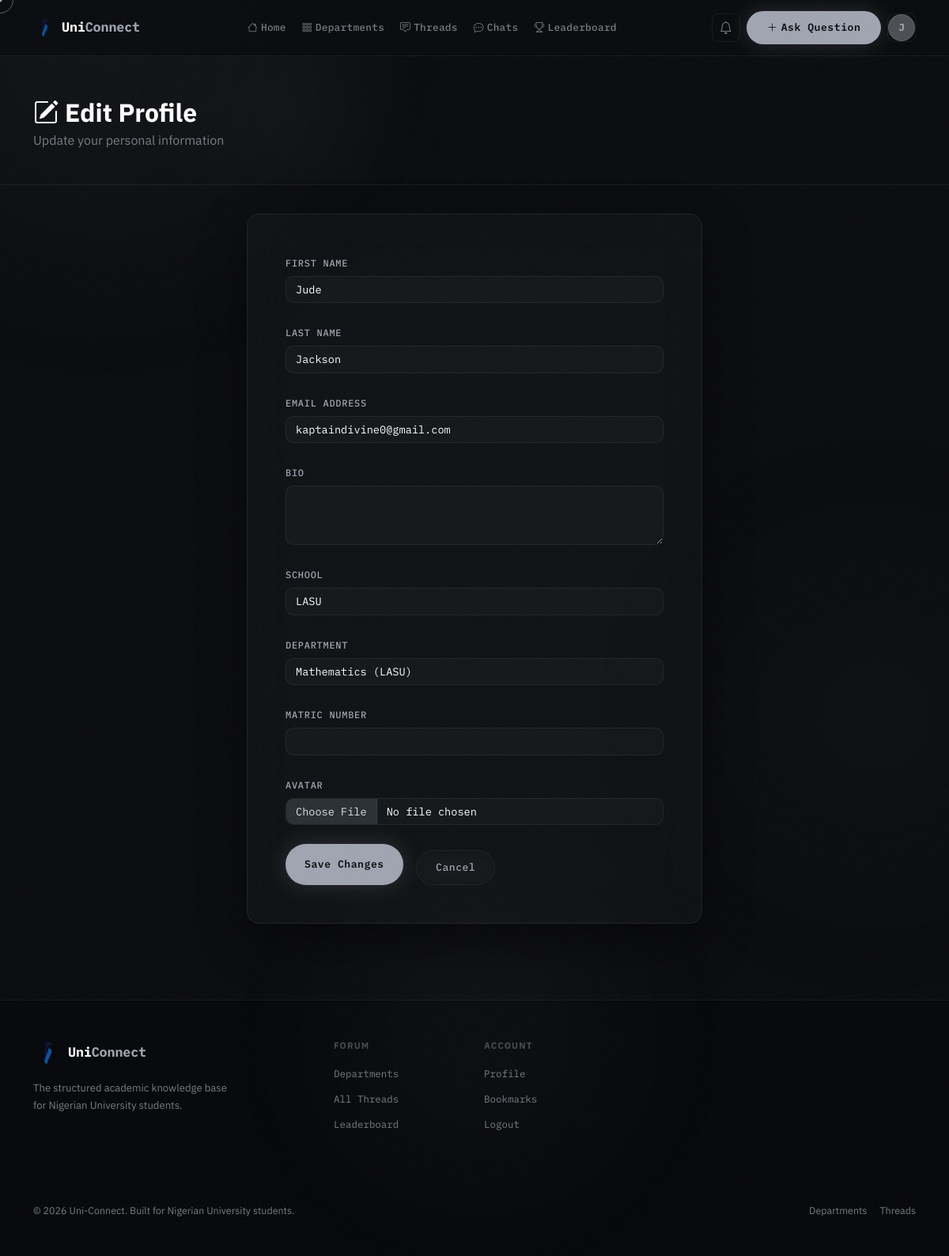
/accounts/profile/edit/ (signed in), run on the app's committed database.
### accounts/models.py (models this page shows, shortened)
class User(AbstractUser):
    ROLE_CHOICES = [
        ('student', 'Student'),
        ('lecturer', 'Lecturer'),
        ('admin', 'Admin'),
    ]
    is_email_verified = models.BooleanField(default=False)
    role = models.CharField(max_length=20, choices=ROLE_CHOICES, default='student')
    school = models.ForeignKey(
        'forum.School', on_delete=models.SET_NULL, null=True, blank=True, related_name='members'
    )
    department = models.ForeignKey(
        'forum.Department', on_delete=models.SET_NULL, null=True, blank=True, related_name='members'
    )
    matric_number = models.CharField(max_length=20, blank=True)
    bio = models.TextField(blank=True)
    avatar = models.ImageField(upload_to='avatars/', blank=True, null=True)
    reputation = models.IntegerField(default=0)
    created_at = models.DateTimeField(auto_now_add=True)

### accounts/views.py (the view)
# urls.py: path('profile/edit/', views.edit_profile_view, name='edit_profile'),
@login_required
def edit_profile_view(request):
    if request.method == "POST":
        form = ProfileEditForm(
            request.POST,
            request.FILES,
            instance=request.user,
        )
        if form.is_valid():
            form.save()
            messages.success(request, "Profile updated successfully!")
            return redirect("accounts:profile")
    else:
        form = ProfileEditForm(instance=request.user)
    return render(
        request,
        "accounts/edit_profile.html",
        {
            "form": form,
        },
    )

### forum/context_processors.py (called while the page is built)
def unread_notifications(request):
    count = 0
    if request.user.is_authenticated:
        count = request.user.notifications.filter(is_read=False).count()
    return {'unread_notification_count': count}

### forum/models.py (called while the page is built)
    def __str__(self):
        return self.short_name or self.name

    def __str__(self):
        if self.school_id:
            return f"{self.name} ({self.school})"
        return self.name

### templates/accounts/edit_profile.html (shortened to what this page needs)
{% extends 'base.html' %}
{% block content %}
<div class="page-header">
  <div class="container">
    <h1 class="h2 fw-bold text-white mb-1"><i class="bi bi-pencil-square me-2"></i>Edit Profile</h1>
    <p class="text-muted mb-0">Update your personal information</p>
  </div>
</div>
<div class="container pb-5" style="max-width:600px;">
  <div class="glass-panel p-5">
    <form method="post" enctype="multipart/form-data">
      {% for field in form %}
      <div class="mb-4">
        <label class="form-label">{{ field.label }}</label>
        {{ field }}
      </div>
      {% endfor %}
      <div class="d-flex gap-3">
        <button type="submit" class="btn btn-primary-glow px-4">Save Changes</button>
        <a href="{% url 'accounts:profile' %}" class="btn btn-outline-glass px-4">Cancel</a>
      </div>
    </form>
  </div>
</div>
{% endblock %}

### templates/base.html (shortened to what this page needs)
<!doctype html>
<html lang="en" data-bs-theme="dark">
  <head>
    <link
      rel="stylesheet"
      href="https://cdn.jsdelivr.net/npm/bootstrap@5.3.3/dist/css/bootstrap.min.css"
    />
    <link
      rel="stylesheet"
      href="https://cdn.jsdelivr.net/npm/bootstrap-icons@1.11.3/font/bootstrap-icons.min.css"
    />
    {% load static %}
    <link rel="stylesheet" href="{% static 'css/main.css' %}" />
  </head>
  <body class="{% block body_class %}{% endblock %}">
    <div class="ambient-orb orb-1" aria-hidden="true"></div>
    <div class="ambient-orb orb-2" aria-hidden="true"></div>
    <nav class="navbar navbar-expand-lg glass-nav">
      <div class="container">
        <a
          class="navbar-brand d-flex align-items-center gap-2"
          href="{% url 'forum:home' %}"
        >
          <img
            src="{% static 'logo-removebg-preview.png' %}"
            alt="Uni-Connect logo"
            class="site-logo navbar-logo"
          />
          <span class="brand-name"
            >Uni<span class="text-accent">Connect</span></span
          >
        </a>
        <div class="collapse navbar-collapse" id="navMain">
          <ul class="navbar-nav mx-auto gap-1">
            <li class="nav-item">
              <a class="nav-link nav-pill" href="{% url 'forum:home' %}"
                ><i class="bi bi-house me-1"></i>Home</a
              >
            </li>
            <li class="nav-item">
              <a class="nav-link nav-pill" href="{% url 'forum:departments' %}"
                ><i class="bi bi-grid-3x3-gap me-1"></i>Departments</a
              >
            </li>
            <li class="nav-item">
              <a class="nav-link nav-pill" href="{% url 'forum:thread_list' %}"
                ><i class="bi bi-chat-square-text me-1"></i>Threads</a
              >
            </li>
            {% if user.is_authenticated %}
            <li class="nav-item">
              <a class="nav-link nav-pill" href="{% url 'forum:chat_list' %}"
                ><i class="bi bi-chat-dots me-1"></i>Chats</a
              >
            </li>
            {% endif %}
            <li class="nav-item">
              <a class="nav-link nav-pill" href="{% url 'forum:leaderboard' %}"
                ><i class="bi bi-trophy me-1"></i>Leaderboard</a
              >
            </li>
          </ul>
          <div class="d-flex align-items-center gap-2">
            {% if user.is_authenticated %}
            <a
              href="{% url 'forum:notifications' %}"
              class="btn btn-ghost-icon position-relative"
            >
              <i class="bi bi-bell"></i>
            </a>
            <a
              href="{% url 'forum:create_thread' %}"
              class="btn btn-primary-glow btn-sm"
            >
              <i class="bi bi-plus-lg me-1"></i>Ask Question
            </a>
            <div class="dropdown">
              <button
                class="btn btn-ghost-icon dropdown-toggle no-caret"
                data-bs-toggle="dropdown"
              >
                <div class="avatar-sm">
                  {% if user.avatar %}
                  <img src="{{ user.avatar.url }}" alt="{{ user.username }}" />
                  {% else %}
                  <span>{{ user.username|first|upper }}</span>
                  {% endif %}
                </div>
              </button>
            </div>
            {% endif %}
          </div>
        </div>
      </div>
    </nav>
    <main>{% block content %}{% endblock %}</main>
    <footer class="footer-glass py-5 mt-5">
      <div class="container">
        <div class="row g-4">
          <div class="col-lg-4">
            <div class="d-flex align-items-center gap-2 mb-3">
              <img
                src="{% static 'logo-removebg-preview.png' %}"
                alt="Uni-Connect logo"
                class="site-logo"
              />
              <span class="brand-name"
                >Uni<span class="text-accent">Connect</span></span
              >
            </div>
            <p
              style="
                color: var(--muted);
                font-size: 0.82rem;
                line-height: 1.7;
                max-width: 260px;
              "
            >
              The structured academic knowledge base for Nigerian University students.
            </p>
          </div>
          <div class="col-6 col-lg-2">
            <p
              style="
                color: rgba(255, 255, 255, 0.25);
                font-size: 0.72rem;
                font-weight: 700;
                letter-spacing: 0.1em;
                text-transform: uppercase;
                margin-bottom: 14px;
              "
            >
              Forum
            </p>
            <ul class="list-unstyled footer-links">
              <li><a href="{% url 'forum:departments' %}">Departments</a></li>
              <li><a href="{% url 'forum:thread_list' %}">All Threads</a></li>
              <li><a href="{% url 'forum:leaderboard' %}">Leaderboard</a></li>
            </ul>
          </div>
          <div class="col-6 col-lg-2">
            <p
              style="
                color: rgba(255, 255, 255, 0.25);
                font-size: 0.72rem;
                font-weight: 700;
                letter-spacing: 0.1em;
                text-transform: uppercase;
                margin-bottom: 14px;
              "
            >
              Account
            </p>
            <ul class="list-unstyled footer-links">
              {% if user.is_authenticated %}
              <li><a href="{% url 'accounts:profile' %}">Profile</a></li>
              <li><a href="{% url 'forum:bookmarks' %}">Bookmarks</a></li>
              <li><a href="{% url 'accounts:logout' %}">Logout</a></li>
              {% else %}
              <li><a href="{% url 'accounts:login' %}">Login</a></li>
              <li><a href="{% url 'accounts:register' %}">Register</a></li>
              {% endif %}
            </ul>
          </div>
        </div>
        <div
          class="d-flex justify-content-between align-items-center flex-wrap gap-3"
        >
          <p style="color: var(--muted); font-size: 0.78rem; margin: 0">
            © 2026 Uni-Connect. Built for Nigerian University students.
          </p>
          <div class="d-flex gap-3">
            <a
              href="{% url 'forum:departments' %}"
              style="
                color: var(--muted);
                font-size: 0.78rem;
                text-decoration: none;
              "
              onmouseenter="this.style.color = 'var(--accent)'"
              onmouseleave="this.style.color = 'var(--muted)'"
              >Departments</a
            >
            <a
              href="{% url 'forum:thread_list' %}"
              style="
                color: var(--muted);
                font-size: 0.78rem;
                text-decoration: none;
              "
              onmouseenter="this.style.color = 'var(--accent)'"
              onmouseleave="this.style.color = 'var(--muted)'"
              >Threads</a
            >
          </div>
        </div>
      </div>
    </footer>
    {% load static %}
  </body>
</html>

### data on the page
User: username|first "J", form "Jude" "Jackson" "kaptaindivine0@gmail.com" "LASU" "Mathematics (LASU)"

### other printed values
{{ field.label }} "FIRST NAME" "LAST NAME" "EMAIL ADDRESS" "BIO" "SCHOOL" "DEPARTMENT" "MATRIC NUMBER" "AVATAR"
